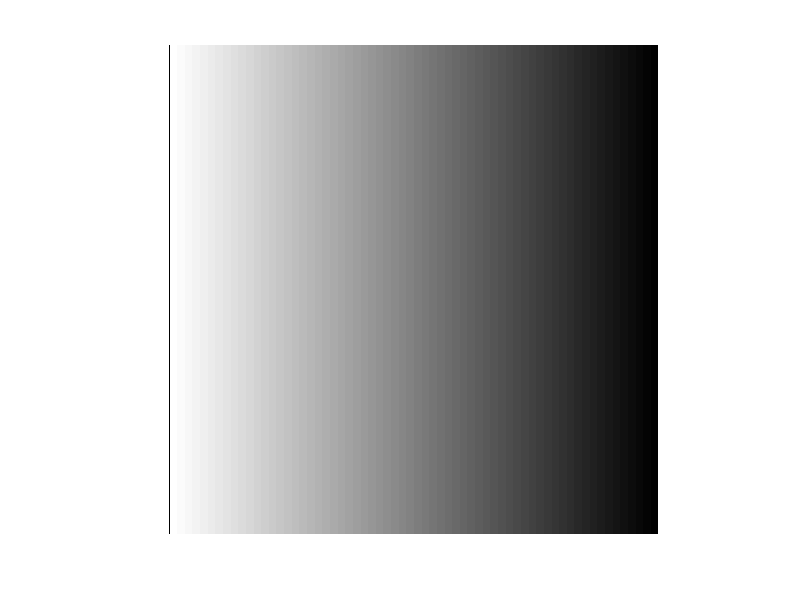

MATLAB code to generate this figure:
%------------------------------------------------------------------
% Semester: FALL 2020
% Course: ECE 551
% Designer: Ussash Arafat

% Computer Assignment 1
% Problem 4
%          (256x256 matrix of continuous varying intensity levels)
%------------------------------------------------------------------

VALUE = 256;                                 %Initialize the primary intensity value (maximum white)
MATRIX = zeros(256,256);                     %Creating 256x256 matrix with all zero value

for COLUMN = 1:256
    VALUE = VALUE-1;                         %Decrimenting intensity value by one (from white to black)
    for ROW = 1:256
        MATRIX(ROW,COLUMN) = VALUE;                
    end
end
IMAGE = mat2gray(MATRIX);                    %Matrix to gray imgae conversion

imshow(IMAGE, 'InitialMagnification', 'fit') %Initial magnification of image display which set to -
                                             %'fit' to scale the image to fit in the window